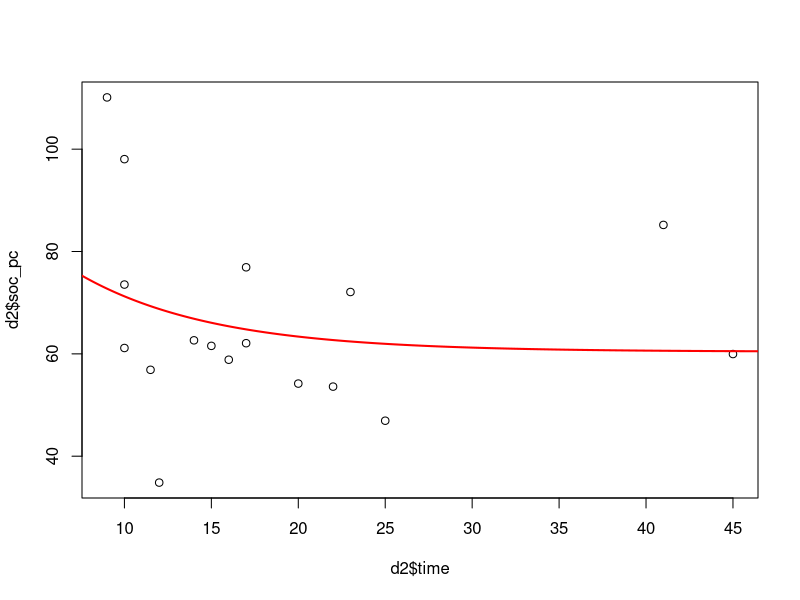
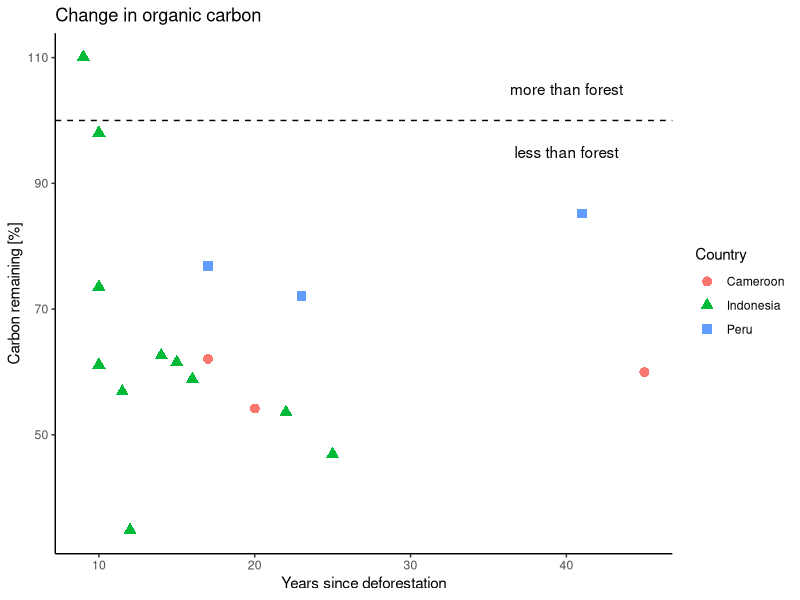
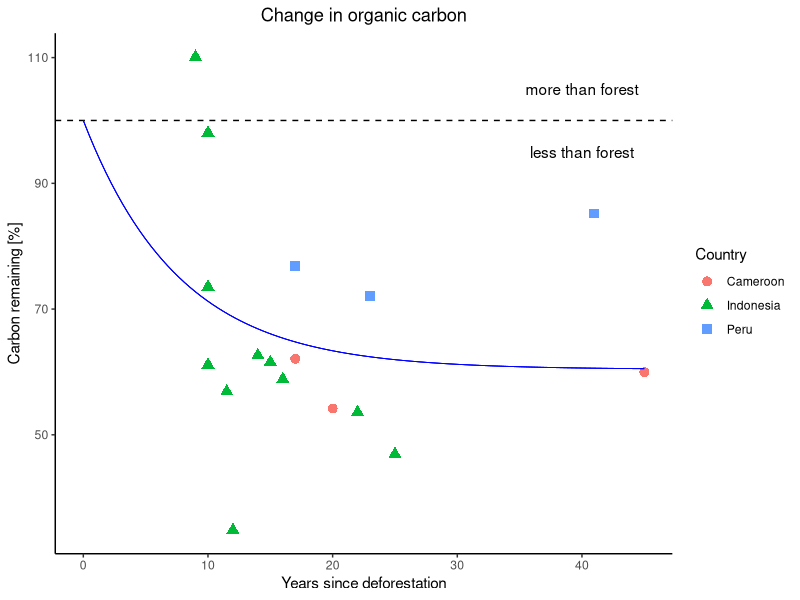
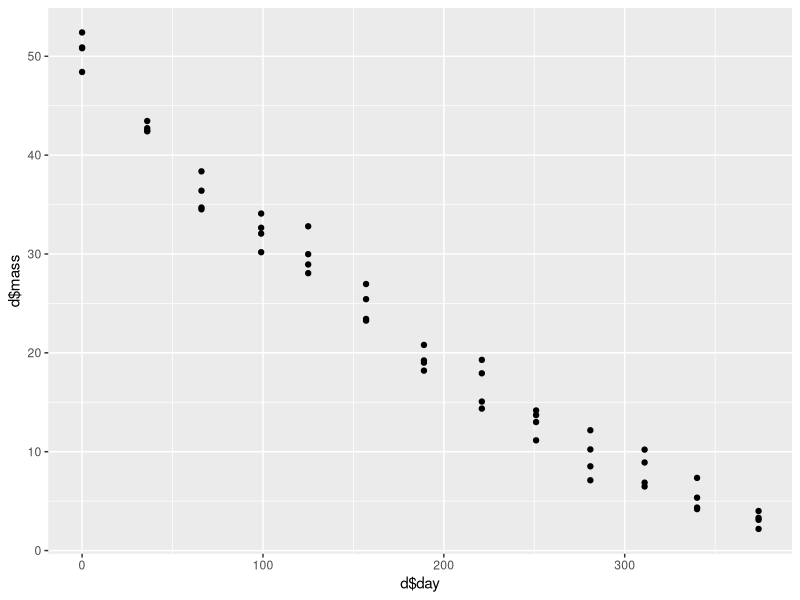
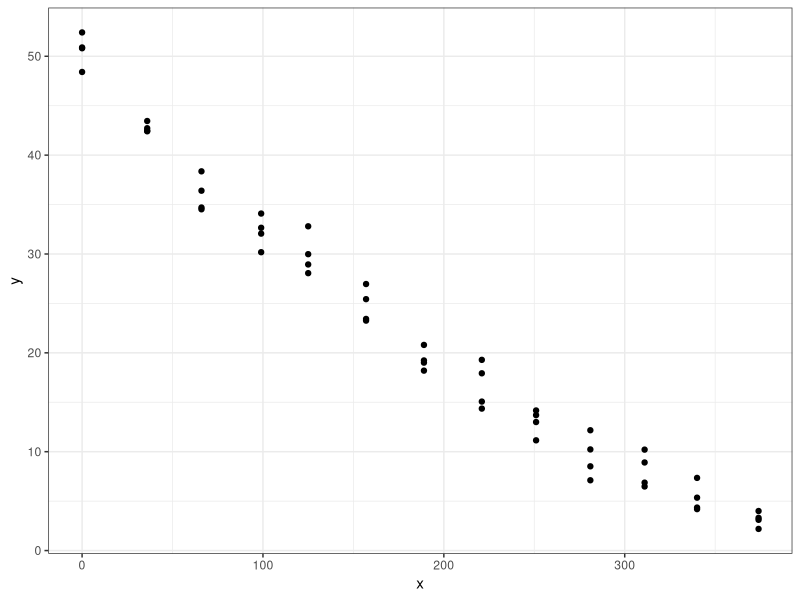
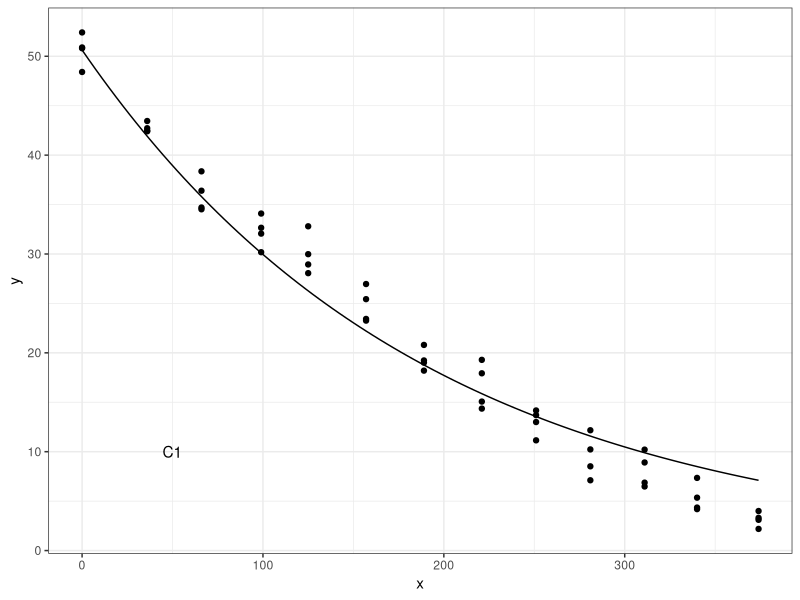
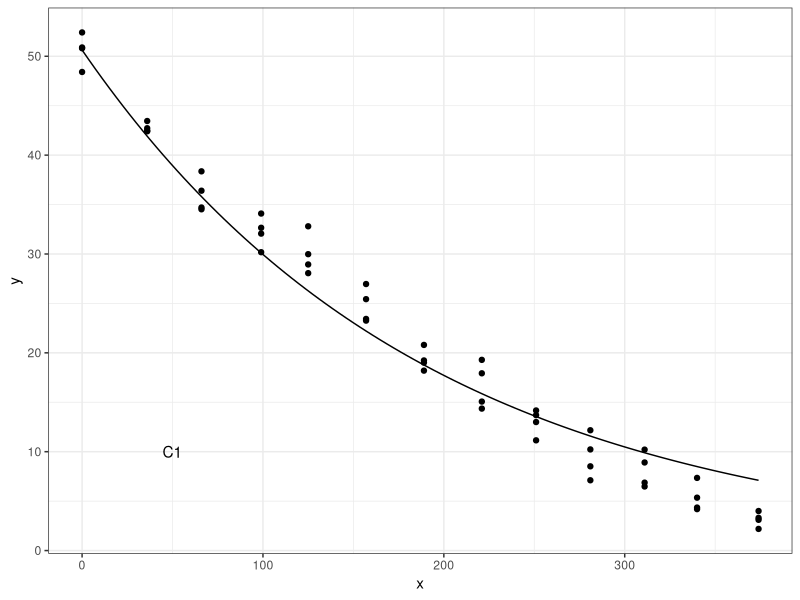
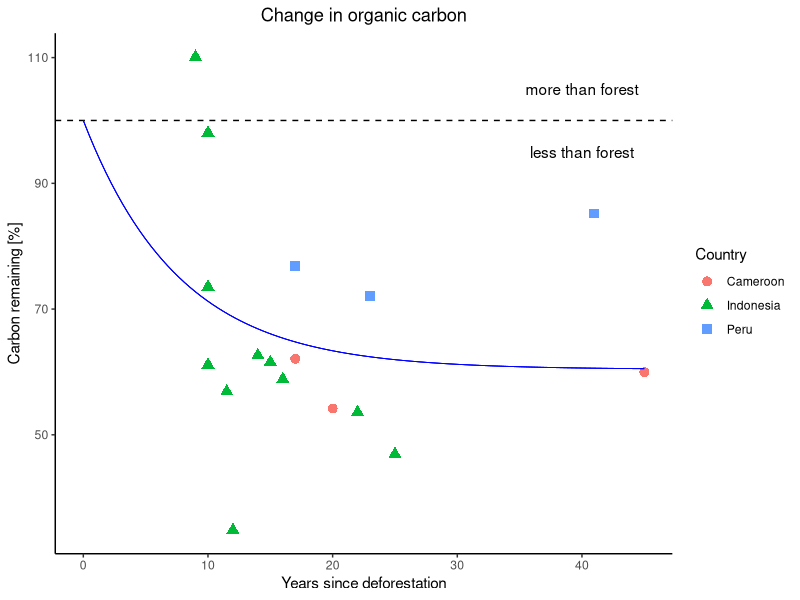

The R source for these figures, in order:
#### PT 1 ####
#### loading important libraries ####
# install.packages("tidyverse") # only needs to be done once
library("tidyverse") # loads the package for your session

# script handling: run 1 line: ctrl-enter / running whole script: ctrl-shft-enter

# read in data
d <- read.csv("data/van-straaten-soc.csv", header = T) # T means TRUE

#### inspecting data ###
d
# View(d)
names(d) # look at variables (columns)
str(d) # you want your number variables to be "num" for numeric

# this is the pipe: %>% # type ctrl-shift-M
# pipe helps you to configurate your dataset
d %>% select(Country, Landuse) %>% filter(Landuse == "Primary forest")
# just as an example; select is for variables and filter is for observations

names(d)

#### we will now create a dataset according to what we want to analyze ####
d2 <- d %>% 
  filter(d_Clay_50to100 < 20 & d_Clay_50to100 > -20) %>% # filter condition
  select(Country, Time.since.Deforestation, Landuse, SOC_prop_top10_C2) %>% 
  filter(Landuse == "Oil palm") %>% # choosing only oil palm
  mutate(time = Time.since.Deforestation, soc_pc = SOC_prop_top10_C2) %>% # remaming some variables
  select(Country, Landuse, time, soc_pc)

# consider transmute() (as another option)

d2

names(d2)
unique(d2$Landuse)

#### next will be plotting ####

# code here:
  # https://pad.gwdg.de/2vGQNUxAT6WFW07vMwCsGQ?edit

as_tibble(d2)
dim(d2) # dimensions of dataset

# basic plotting first:
plot(d2$time, d2$soc_pc)

# fitting decay curve
x <- d2$time
y <- d2$soc_pc

# we want to find the best fitting curve for our SOC loss curve
# a is the value of SOC that will be approached
# k is the decay rate to approach a
fit <- nls(y ~ a + (100 - a) * exp(-k * x), start=list(a = 60, k = 0.15), algorithm = "port")
xx <- seq(0,50,length=500)
lines(xx, predict(fit, data.frame(x=xx)), col = "red", lwd=2, lty=1)

summary(fit)
summary(fit)$coefficients
  
k <- summary(fit)$coefficients[2,1] # [row, column]
k
k <- round(k,2)
k

# We know turnover time (years) is 1/k

turnover_time <- round((1/k), 2) # rounding by 2 decimals
turnover_time

print(paste0("My turnover time is: ", turnover_time, " years :-)"))

#### make a nicer plot with ggplot ####

myplot <- ggplot(d2, aes(time, soc_pc, color = Country, shape = Country)) + # aes() is for aesthetics, like your x and y, color etc.
  geom_point(size = 3) +
  geom_hline(yintercept = 100, lty = 2) +
  annotate("text", label = "more than forest", x = 40, y = 105) + # add text
  annotate("text", label = "less than forest", x = 40, y = 95) + # add text
  xlab("Years since deforestation") +
  ylab("Carbon remaining [%]") +
  theme_classic() +
  ggtitle("Change in organic carbon")

myplot

# adding decay curve to the plot
fun1 <- function(x){60.4 + (100-60.4) * exp(-0.1296 * x)} 

myplot2 <- 
  myplot +
  stat_function(fun = fun1, xlim = c(0,45), col = "blue", size = 0.3) +
  theme(plot.title = element_text(hjust = 0.5)) # 0 is left allign, 0.5 is center, 1 is right allign

myplot2

ggsave("figs/carbon-plot-2020.png", plot = myplot2, width = 15, height = 7, units = "cm")
# ??ggsave if you need help


#### PT 2 Marcus prep: ####
library(tidyverse)
d <- read.csv("data/leaf-decomp-data-test.csv")
names(d)
head(d)

unique(d$Plot)

plot_choice = "C1"

d <- d %>% mutate(mass = Mass_g) %>% filter(Plot == plot_choice) %>% 
  select(day, Plot, mass)
  
head(d)
qplot(d$day, d$mass)

start_val <- mean(d$mass[d$day == 0])
start_val

x <- d$day
y <- d$mass

fit <- nls(y ~ start_val * 2.718^(-k * x), start=list(k=0.0001))
summary(fit)

k <- summary(fit)$coefficients[1]
k

p1 <- ggplot() +
  geom_point(aes(x,y)) +
  theme_bw()
p1

decay_line <- function(x){start_val * 2.718^(-k * x)}

p1 + stat_function(fun = decay_line) +
  annotate("text", label = plot_choice, x = 50, y = 10)

#### PT 2 Marcus prep: now as function overall ####  

my_own_function <- function(plot_choice){
  d <- read.csv("data/leaf-decomp-data-test.csv")
  d <- d %>% mutate(mass = Mass_g) %>% filter(Plot == plot_choice) %>% 
    select(day, Plot, mass)
  
  head(d)
  qplot(d$day, d$mass)
  
  start_val <- mean(d$mass[d$day == 0])
  start_val
  
  x <- d$day
  y <- d$mass
  
  fit <- nls(y ~ start_val * 2.718^(-k * x), start=list(k=0.0001))
  summary(fit)
  
  k <- summary(fit)$coefficients[1]
  k
  
  p1 <- ggplot() +
    geom_point(aes(x,y)) +
    theme_bw()
  p1
  
  decay_line <- function(x){start_val * 2.718^(-k * x)}
  
  p1 + stat_function(fun = decay_line) +
    annotate("text", label = plot_choice, x = 50, y = 10)
}

my_own_function("C1")




